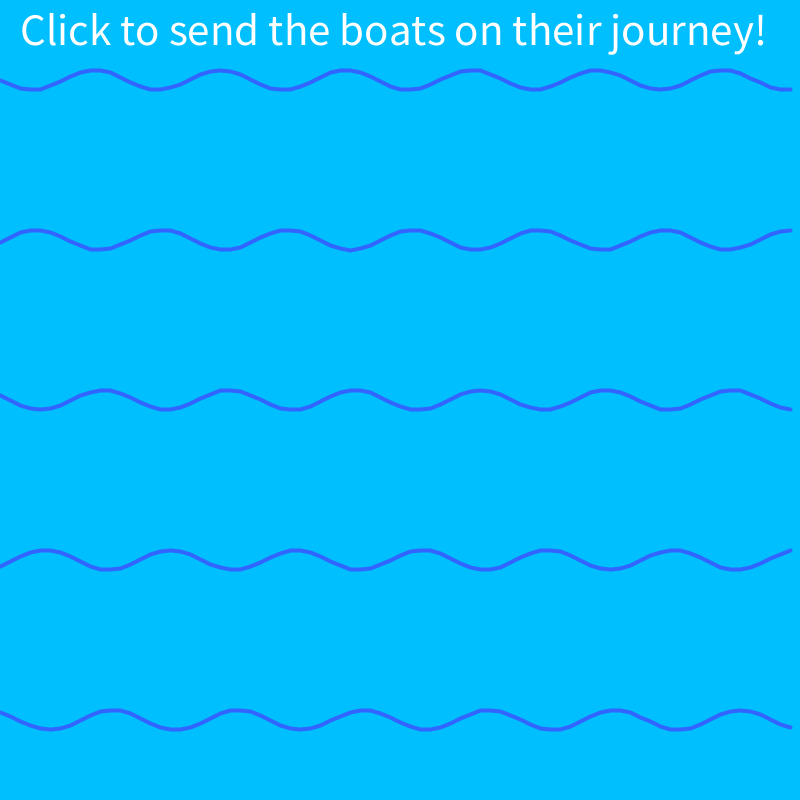
Frame 1 (no input)
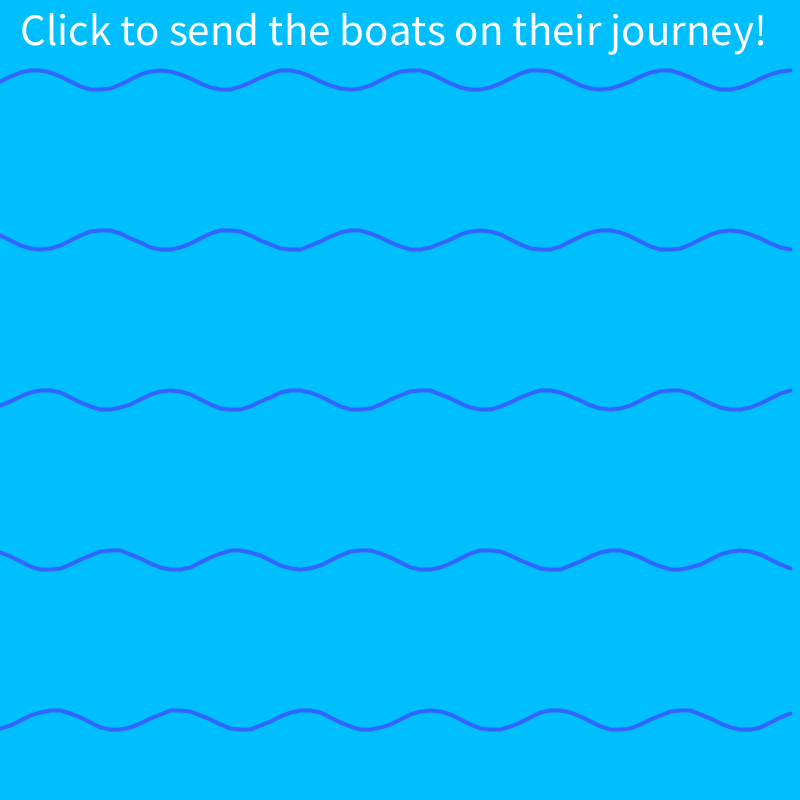
Frame 60 (the mouse pressed at the canvas centre just before this capture)
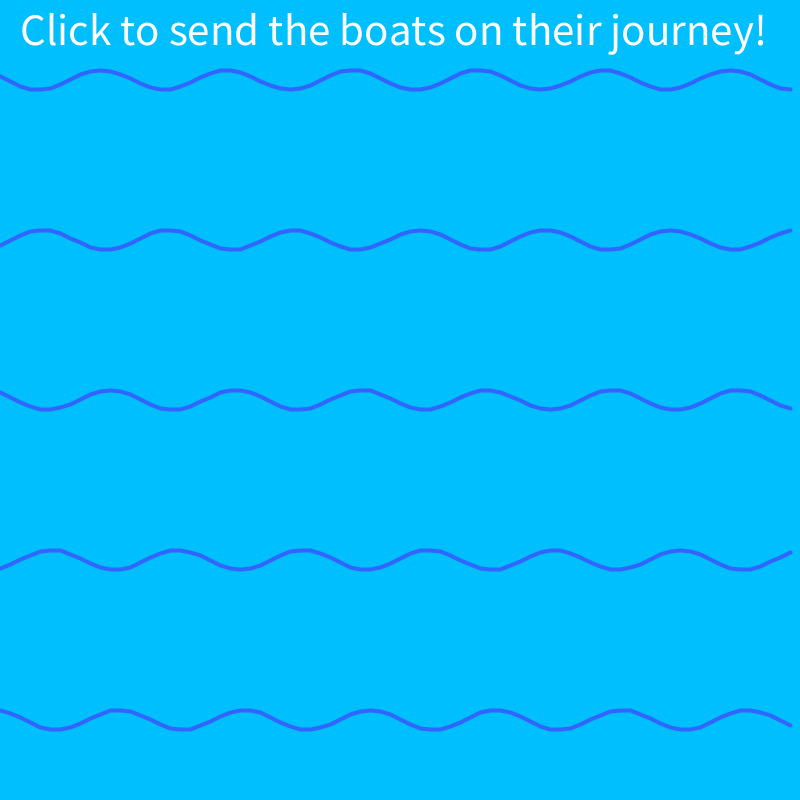
Frame 120 (the mouse held since frame 60 and released just before this capture)

The Processing sketch that drew these frames (run headless with seeded random() and noise(); from frame 60 on, the mouse is pressed at the canvas centre):

// Processing sketch: William_Krysa
// ── William_Krysa.pde
ArrayList<Boat> boats;//arraylist for all boats
int clickCount=0;
float shift=0;
Boat boat1;
void setup() {
  size(800,800);
  strokeWeight(2);
  boats = new ArrayList<Boat>();
}
void mouseClicked(){
    clickCount+=1;
    Boat boat1 = new Boat(mouseX,mouseY,clickCount%2,clickCount%7);
    boats.add(boat1);
}
void draw() {
  background(0,191,255); // Set the background color
  textSize(45);
  fill(255);
  text("Click to send the boats on their journey!",20,45);
  
  for(float h=0; h<height; h+=160){//loop for creating multiple instances of wave sha[e
    stroke(50, 100, 255);
    strokeWeight(4);
    noFill();
    beginShape();//creation of wave
    for(float x = 0; x < width; x += 10) {//loop for creating wave shape
      float y = 10 * sin(0.05 * x+shift+h);
      vertex(x,80+y+h);
    }
    endShape();
  }
  shift+=0.05;
  for(Boat c: boats){//draws boats
    c.display();
  } 
}
class Boat {
  int x, y, left, colour;
  color flag;
  float displacementX=0;
  float displacementY=0;
  Boat(int xPos, int yPos, int direction, int index){//boat constructor
    x=xPos;
    y=yPos;
    left=direction;
    switch(index){//decides flag colour
      case 1:
        flag = color(255,0,0);//red
        break;
      case 2:
        flag = color(252,127,3);//orange
        break;
      case 3:
        flag = color(252,219,3);//yellow
        break;
      case 4:
        flag = color(0,199,20);//green
        break;
      case 5:
        flag = color(8,92,201);//blue
        break;
      case 6:
        flag = color(69,8,201);//indigo
        break;
      case 0:
        flag = color(160,8,201);//violet
        break;
    }

  }

  void display() {//method to show the boat
  strokeWeight(2);
  stroke(0);
    if(left==1){      
      fill(139, 69, 19);
      beginShape();//hull
      vertex(x-50+displacementX,y+20+displacementY);
      vertex(x+50+displacementX,y+20+displacementY);
      vertex(x+70+displacementX,y+displacementY);
      vertex(x-70+displacementX,y+displacementY);
      endShape(CLOSE);
      fill(160,82,45);// upper deck
      rect(x-70+displacementX,y-30+displacementY,60,30);
      fill(255);//sail
      triangle(x+displacementX,y-90+displacementY,x+20+displacementX,y-30+displacementY,x+displacementX,y+displacementY);
      fill(flag); //flag
      triangle(x+displacementX,y-90+displacementY,x-30+displacementX,y-85+displacementY,x+displacementX,y-80+displacementY);
    }else{
      fill(139, 69, 19);
      beginShape();//hull
      vertex(x+50-displacementX,y+20+displacementY);
      vertex(x-50-displacementX,y+20+displacementY);
      vertex(x-70-displacementX,y+displacementY);
      vertex(x+70-displacementX,y+displacementY);
      endShape(CLOSE);
      fill(160,82,45);// upper deck
      rect(x+10-displacementX,y-30+displacementY,60,30);
      fill(255);//sail
      triangle(x-displacementX,y-90+displacementY,x-20-displacementX,y-30+displacementY,x-displacementX,y+displacementY);
      fill(flag); //flag
      triangle(x-displacementX,y-90+displacementY,x+30-displacementX,y-85+displacementY,x-displacementX,y-80+displacementY);
    }
    displacementX+=1.25;
    displacementY=15*sin(displacementX/30);
  }
}
